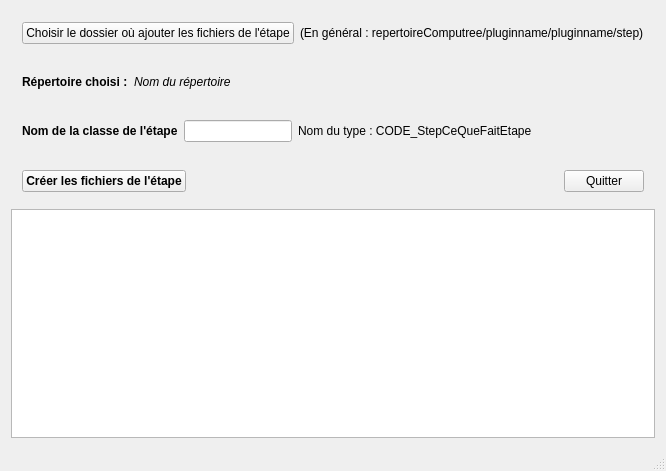
<?xml version="1.0" encoding="UTF-8"?>
<ui version="4.0">
 <class>MainWindow</class>
 <widget class="QMainWindow" name="MainWindow">
  <property name="geometry">
   <rect>
    <x>0</x>
    <y>0</y>
    <width>642</width>
    <height>471</height>
   </rect>
  </property>
  <property name="windowTitle">
   <string>Créateur d'étapes Computree</string>
  </property>
  <widget class="QWidget" name="centralWidget">
   <layout class="QVBoxLayout" name="verticalLayout">
    <item>
     <widget class="QWidget" name="widget" native="true">
      <layout class="QHBoxLayout" name="horizontalLayout">
       <item>
        <widget class="QPushButton" name="pushButton">
         <property name="text">
          <string>Choisir le dossier où ajouter les fichiers de l'étape</string>
         </property>
        </widget>
       </item>
       <item>
        <widget class="QLabel" name="label">
         <property name="text">
          <string>(En général : repertoireComputree/pluginname/pluginname/step)</string>
         </property>
        </widget>
       </item>
       <item>
        <spacer name="horizontalSpacer">
         <property name="orientation">
          <enum>Qt::Horizontal</enum>
         </property>
         <property name="sizeHint" stdset="0">
          <size>
           <width>10</width>
           <height>20</height>
          </size>
         </property>
        </spacer>
       </item>
      </layout>
     </widget>
    </item>
    <item>
     <widget class="QWidget" name="widget_2" native="true">
      <layout class="QHBoxLayout" name="horizontalLayout_2">
       <item>
        <widget class="QLabel" name="label_2">
         <property name="font">
          <font>
           <weight>75</weight>
           <bold>true</bold>
          </font>
         </property>
         <property name="text">
          <string>Répertoire choisi :</string>
         </property>
        </widget>
       </item>
       <item>
        <widget class="QLabel" name="directory">
         <property name="font">
          <font>
           <italic>true</italic>
          </font>
         </property>
         <property name="text">
          <string>Nom du répertoire</string>
         </property>
        </widget>
       </item>
       <item>
        <spacer name="horizontalSpacer_3">
         <property name="orientation">
          <enum>Qt::Horizontal</enum>
         </property>
         <property name="sizeHint" stdset="0">
          <size>
           <width>40</width>
           <height>20</height>
          </size>
         </property>
        </spacer>
       </item>
      </layout>
     </widget>
    </item>
    <item>
     <widget class="QWidget" name="widget_3" native="true">
      <layout class="QHBoxLayout" name="horizontalLayout_3">
       <item>
        <widget class="QLabel" name="label_3">
         <property name="font">
          <font>
           <weight>75</weight>
           <bold>true</bold>
          </font>
         </property>
         <property name="text">
          <string>Nom de la classe de l'étape</string>
         </property>
        </widget>
       </item>
       <item>
        <widget class="QLineEdit" name="code">
         <property name="sizePolicy">
          <sizepolicy hsizetype="Fixed" vsizetype="Fixed">
           <horstretch>0</horstretch>
           <verstretch>0</verstretch>
          </sizepolicy>
         </property>
         <property name="maxLength">
          <number>100</number>
         </property>
        </widget>
       </item>
       <item>
        <widget class="QLabel" name="label_5">
         <property name="text">
          <string>Nom du type : CODE_StepCeQueFaitEtape</string>
         </property>
        </widget>
       </item>
       <item>
        <spacer name="horizontalSpacer_2">
         <property name="orientation">
          <enum>Qt::Horizontal</enum>
         </property>
         <property name="sizeHint" stdset="0">
          <size>
           <width>10</width>
           <height>20</height>
          </size>
         </property>
        </spacer>
       </item>
      </layout>
     </widget>
    </item>
    <item>
     <widget class="QWidget" name="widget_5" native="true">
      <layout class="QHBoxLayout" name="horizontalLayout_5">
       <item>
        <widget class="QPushButton" name="pushButton_2">
         <property name="font">
          <font>
           <weight>75</weight>
           <bold>true</bold>
          </font>
         </property>
         <property name="text">
          <string>Créer les fichiers de l'étape</string>
         </property>
        </widget>
       </item>
       <item>
        <spacer name="horizontalSpacer_5">
         <property name="orientation">
          <enum>Qt::Horizontal</enum>
         </property>
         <property name="sizeHint" stdset="0">
          <size>
           <width>10</width>
           <height>20</height>
          </size>
         </property>
        </spacer>
       </item>
       <item>
        <widget class="QPushButton" name="pushButton_3">
         <property name="text">
          <string>Quitter</string>
         </property>
        </widget>
       </item>
      </layout>
     </widget>
    </item>
    <item>
     <widget class="QTextEdit" name="log"/>
    </item>
   </layout>
  </widget>
  <widget class="QStatusBar" name="statusBar"/>
 </widget>
 <layoutdefault spacing="6" margin="11"/>
 <resources/>
 <connections/>
</ui>
